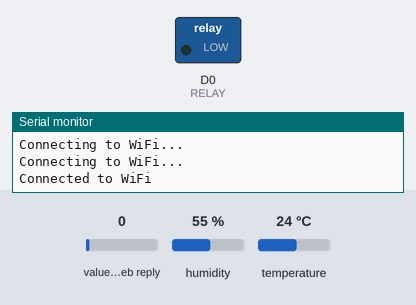
The sketch below on a simulated ESP8266 (NodeMCU). On the bench: switched loads named in the sketch (green lamp = pin HIGH), the last lines printed to the serial monitor. The inputs (shaded band) are chosen by the test bench; at power-on: value in the web reply 0, humidity 55 %, temperature 24 °C. WiFi joins after 1.5 s; servers stay silent unless stated; web services answer with replies made up by the test bench.

Above: at 2.1 s.
At 3.6 s:
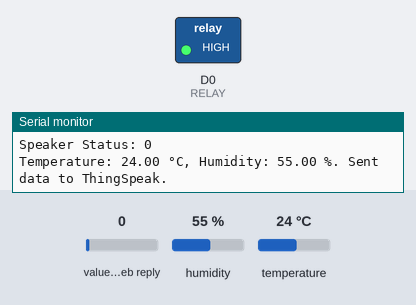
Timing chart, 0 to 5.1 s (numbered marks = the images above):
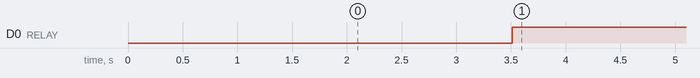

The sketch:

MQTT_Thingspeak.ino
```cpp
#include <EspMQTTClient.h>
#include "mqtt_secrets.h"
#include <ESP8266WiFi.h>
#include <DHT.h>

const String apiWriteKey = "ZCBR72DSCAC9S2VM";
const String apiReadKey = "TC6R21JT5ZSM6S5J";
const String apiThresholdWriteKey = "X4IQSOK40JDTXKCY";
const String apiThresholdReadKey = "RSJ6MDJBWBVG6O0D";
const String server = "api.thingspeak.com";

#define DHTPIN D2
#define DHTTYPE DHT11
#define RELAY D0

DHT dht(DHTPIN, DHTTYPE);

WiFiClient client;

void setup() {
  Serial.begin(9600);

  WiFi.begin(SECRET_WIFI_NAME, SECRET_WIFI_PASSWORD);
  while (WiFi.status() != WL_CONNECTED) {
    delay(1000);
    Serial.println("Connecting to WiFi...");
  }

  // Initialize Relay Pin and DHT sensor
  pinMode(RELAY, OUTPUT);
  Serial.println("Connected to WiFi");

  dht.begin();
}

void fetchThingSpeakThresholds(WiFiClient client, float &temperatureThreshold, float &humidityThreshold, int &speakerStatus) {
  if (client.connect(server, 80)) {
    String getStr = "/channels/" + String(THRESHOLD_CHANNEL_ID) + "/feeds.json?api_key=" + apiThresholdReadKey + "&results=1";

    client.println("GET " + getStr + " HTTP/1.1");
    client.println("Host: " + server);
    client.println("Connection: close");
    client.println();

    // Wait for the server response
    while (client.connected() || client.available()) {
      if (client.available()) {
        String line = client.readStringUntil('\n');
        int feedsDataIndexStart = line.indexOf("feeds");
        if (feedsDataIndexStart == -1)
          continue;

        String data = line.substring(feedsDataIndexStart, line.length());

        // Parse temperature threshold từ "field1"
        if (data.indexOf("field1") >= 0) {
          int start = data.indexOf("field1") + 9;
          int end = data.indexOf("\"", start);
          temperatureThreshold = data.substring(start, end).toFloat();
        }

        // Parse humidity threshold từ "field2"
        if (data.indexOf("field2") >= 0) {
          int start = data.indexOf("field2") + 9;
          int end = data.indexOf("\"", start);
          humidityThreshold = data.substring(start, end).toFloat();
        }

        // Parse speaker status từ "field3"
        if (data.indexOf("field3") >= 0) {
          int start = data.indexOf("field3") + 9;
          int end = data.indexOf("\"", start);
          speakerStatus = data.substring(start, end).toInt();
        }
      }
    }
    Serial.print("Temperature Threshold: ");
    Serial.println(temperatureThreshold);
    Serial.print("Humidity Threshold: ");
    Serial.println(humidityThreshold);
    Serial.print("Speaker Status: ");
    Serial.println(speakerStatus);
  }
}

void loop() {
  float temperature = dht.readTemperature();
  float humidity = dht.readHumidity();

  // Check for failed DHT sensor readings
  if (isnan(temperature) || isnan(humidity)) {
    Serial.println("Failed to read from DHT sensor");
    return;
  }

  float temperatureThreshold = 0;
  float humidityThreshold = 0;
  int speakerStatus = 1;
  fetchThingSpeakThresholds(client, temperatureThreshold, humidityThreshold, speakerStatus);

  // Connect to the ThingSpeak server
  if (client.connect(server, 80)) {
    String postStr = "field1=" + String(temperature) + "&field2=" + String(humidity);

    // Send HTTP POST request
    client.println("POST /update HTTP/1.1");
    client.println("Host: " + server);
    client.println("Connection: close");
    client.println("X-THINGSPEAKAPIKEY: " + apiWriteKey);
    client.println("Content-Type: application/x-www-form-urlencoded");
    client.println("Content-Length: " + String(postStr.length()));
    client.println();
    client.println(postStr);

    Serial.print("Temperature: ");
    Serial.print(temperature);
    Serial.print(" °C, Humidity: ");
    Serial.print(humidity);
    Serial.println(" %. Sent data to ThingSpeak.");

    // Relay logic based on temperature and humidity
    if (speakerStatus == 1 && (temperature >= temperatureThreshold || humidity > humidityThreshold)) {
      digitalWrite(RELAY, LOW);  // Deactivate relay
      delay(200);  // Turning on RELAY
      Serial.println("Relay activated");
    }
  }

  digitalWrite(RELAY, HIGH);  // Deactivate relay
  client.stop();              // Close the connection
  delay(3000);                // Wait 3 seconds before sending the next update
}
```

mqtt_secrets.h
```cpp
#define SECRET_MQTT_USERNAME "NzwcLg4wBgEeAh86ICMfFyw"
#define SECRET_MQTT_CLIENT_ID "NzwcLg4wBgEeAh86ICMfFyw"
#define SECRET_MQTT_PASSWORD "pqlaZEsXt4vNQi2DBh/7rDPy"

#define SECRET_WIFI_NAME "MSI 0176"
#define SECRET_WIFI_PASSWORD "n21dccn021"
#define CHANNEL_ID "2712721"
#define THRESHOLD_CHANNEL_ID "2718444"
```

Measured:
- by itself, D0 (RELAY): LOW → HIGH at 3.5 s
